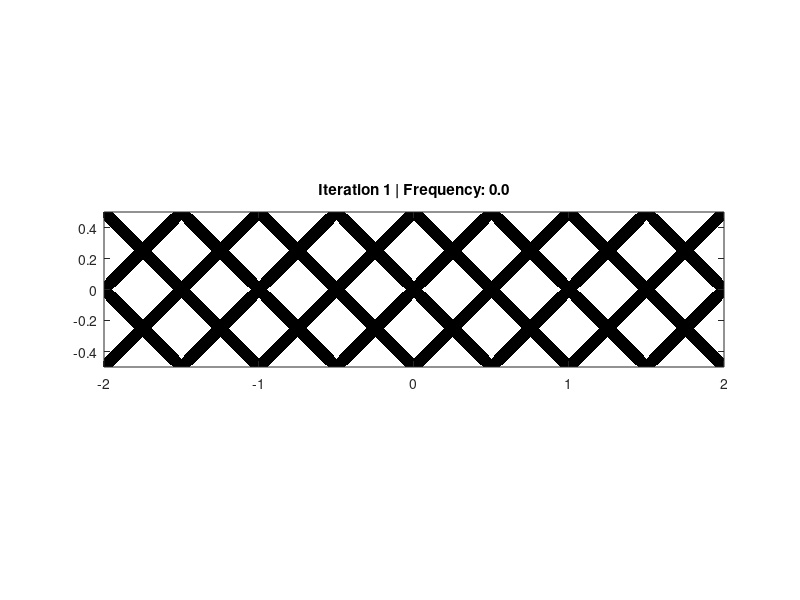

The MATLAB script that drew this image: (Note: this script raises an error after producing the figure.)
%% ========================================================================
%  MMC Topology Optimization for Natural Frequency (Reusable Helper)
%  ========================================================================
%
%  Description:
%    Shared solver used by the case-specific scripts for maximizing the
%    first natural frequency of a 2D structure with MMC. Geometry,
%    boundary conditions, and mass placement are provided via `config`.
%
%  Usage:
%    results = mmc_nfreq_2d_common(config);
%    Mandatory config fields:
%      - domainWidth, domainHeight   : Design domain size [m]
%      - numElemX, numElemY          : Mesh resolution
%      - boundaryType                : 'clamped-left' | 'clamped-both' | 'simply-supported-both'
%      - massLocation                : [x, y] mass coordinates (origin at domain center)
%    Other fields fall back to defaults mirroring mmc_nfreq_2d_refactored.m.
%
% =========================================================================

function results = mmc_nfreq_2d_common(config)

if nargin < 1
    config = struct();
end

%% ========================================================================
%  0. CONFIGURATION
% =========================================================================

cfg = defaultConfig();
cfg = applyOverrides(cfg, config);

% --- Geometry ---
domainWidth  = cfg.domainWidth;
domainHeight = cfg.domainHeight;
thickness    = cfg.thickness;

% --- Mesh ---
numElemX = cfg.numElemX;
numElemY = cfg.numElemY;

% --- Material Properties ---
youngsModulus = cfg.youngsModulus;
poissonsRatio = cfg.poissonsRatio;
density       = cfg.density;
concentratedMass = cfg.concentratedMass;

% --- MMC Component Parameters ---
componentSpacingX = cfg.componentSpacingX;
componentSpacingY = cfg.componentSpacingY;
initialHalfLength = cfg.initialHalfLength;
initialHalfWidth1 = cfg.initialHalfWidth1;
initialHalfWidth2 = cfg.initialHalfWidth2;
initialAngle      = cfg.initialAngle;

% --- Optimization Parameters ---
volumeFraction      = cfg.volumeFraction;
superEllipsoidPower = cfg.superEllipsoidPower;
ksParameter         = cfg.ksParameter;

% --- Convergence Settings ---
maxIterations  = cfg.maxIterations;
convergenceTol = cfg.convergenceTol;
moveLimit      = cfg.moveLimit;

% --- Epsilon Schedule (Heaviside sharpness) ---
eps_initial = cfg.eps_initial;
eps_final   = cfg.eps_final;
eps_midIter = cfg.eps_midIter;
eps_rate    = cfg.eps_rate;

% --- Eigenvalue Analysis ---
targetMode      = cfg.targetMode;
numModesCompute = cfg.numModesCompute;

% --- Numerical Parameters ---
minDensity        = cfg.minDensity;
sensitivityDigits = cfg.sensitivityDigits;
objScaleFactor    = cfg.objScaleFactor;

%% ========================================================================
%  1. FINITE ELEMENT MESH SETUP
% =========================================================================

% Helper function for sparse matrix assembly
fsparse = @(i,j,s,sz) sparse(i,j,s,sz(1),sz(2));

% Mesh dimensions
numElements = numElemX * numElemY;
numNodes    = (numElemX + 1) * (numElemY + 1);
numDofs     = 2 * numNodes;

% Element dimensions
elemWidth   = domainWidth / numElemX;
elemHeight  = domainHeight / numElemY;
minElemSize = min(elemWidth, elemHeight);

% Element stiffness and mass matrices
Ke_tril = computeElementStiffness(youngsModulus, poissonsRatio, ...
                                   elemWidth, elemHeight, thickness);
KE = triLowerToFull(Ke_tril, 8);

Me_tril = computeElementMass(density, elemWidth, elemHeight, thickness);
ME = triLowerToFull(Me_tril, 8);

% Node numbering matrix
nodeMatrix = int32(reshape(1:numNodes, 1+numElemY, 1+numElemX));

% DOF connectivity matrix (8 DOFs per element: 2 per node x 4 nodes)
edofVec = reshape(2*nodeMatrix(1:end-1, 1:end-1) - 1, numElements, 1);
edofMat = edofVec + int32([0 1 2*numElemY+[2 3 4 5] 2 3]);

% Node IDs for each element (for density interpolation)
elementNodeIDs = edofMat(:, 2:2:8) ./ 2;

% Assembly index arrays (lower triangular, for symmetric matrices)
[indexI, indexII] = deal([]);
for j = 1:8
    indexI  = cat(2, indexI, j:8);
    indexII = cat(2, indexII, repmat(j, 1, 8-j+1));
end
[iK, jK] = deal(edofMat(:, indexI)', edofMat(:, indexII)');
assemblyIndex = sort([iK(:), jK(:)], 2, 'descend');
clear iK jK;

% Nodal coordinates (centered at origin)
[nodeX, nodeY] = meshgrid(elemWidth  * (-numElemX/2 : numElemX/2), ...
                          elemHeight * (-numElemY/2 : numElemY/2));
gridCoords.x = nodeX(:);
gridCoords.y = nodeY(:);

% Volume weight for each node (for constraint computation)
volumeWeight = sparse(double(elementNodeIDs(:)), 1, 1/4);

%% ========================================================================
%  2. BOUNDARY CONDITIONS & LOADS
% =========================================================================

% Boundary conditions (fixed DOFs and supporting elements)
[fixedDofs, fixedElements] = buildBoundaryConditions(cfg.boundaryType, numElemX, numElemY);
freeDofs = setdiff(1:numDofs, fixedDofs);

% Mass placement
massCoords = clampMassLocation(cfg.massLocation, domainWidth, domainHeight, minElemSize);
massNodeID = findNearestNode(massCoords, gridCoords);
massDofs   = 2*massNodeID-1 : 2*massNodeID;

% Elements near mass location (for connectivity check)
[massElements, massColRow] = massNeighborElements(massNodeID, numElemX, numElemY);

%% ========================================================================
%  3. MMC COMPONENT INITIALIZATION
% =========================================================================

% Generate initial component center coordinates
centerX = componentSpacingX : 2*componentSpacingX : domainWidth;
centerY = componentSpacingY : 2*componentSpacingY : domainHeight;
numCompX = length(centerX);
numCompY = length(centerY);

% Duplicate coordinates for crossing components at each location
centerX = kron(centerX, ones(1, 2*numCompY));
centerY = repmat(kron(centerY, ones(1, 2)), 1, numCompX);

numComponents = length(centerX);

% Initialize design variables for all components
% Each component: [x0, y0, L, t1, t2, theta]
halfLengths = repmat(initialHalfLength, 1, numComponents);
halfWidths1 = repmat(initialHalfWidth1, 1, numComponents);
halfWidths2 = repmat(initialHalfWidth2, 1, numComponents);
angles      = repmat([initialAngle, -initialAngle], 1, numComponents/2);

% Assemble design variable vector
% Shift centers to be relative to domain center
designVars = [centerX - elemWidth*numElemX/2; ...
              centerY - elemHeight*numElemY/2; ...
              halfLengths; halfWidths1; halfWidths2; angles];

numDesignVars    = numel(designVars);
varsPerComponent = numDesignVars / numComponents;

% Active components and design variables (may be reduced during optimization)
activeComponents = 1:numComponents;
activeDesignVars = 1:numDesignVars;

% Non-design region (empty for this problem)
nonDesignTDF = [];

% Initialize component TDF matrix
componentTDF = zeros(numNodes, numComponents);

%% ========================================================================
%  4. MMA OPTIMIZER SETUP
% =========================================================================

% MMA parameters
numConstraints = 1;
mma_c = 1000 * ones(numConstraints, 1);
mma_d = zeros(numConstraints, 1);
mma_a0 = 1;
mma_a = zeros(numConstraints, 1);

% Design variable history
xval  = designVars(:);
xold1 = xval;
xold2 = xval;

% Design variable bounds (per component)
xmin_single = [-domainWidth/2; -domainHeight/2; minElemSize; ...
               minElemSize; minElemSize; -pi];
xmax_single = [domainWidth/2; domainHeight/2; ...
               sqrt(domainWidth^2 + domainHeight^2)/2; ...
               0.5*min(domainWidth, domainHeight) * [1; 1]; pi];

xmin = repmat(xmin_single, numComponents, 1);
xmax = repmat(xmax_single, numComponents, 1);

% MMA asymptote bounds
low = xmin;
upp = xmax;

% Best design tracking (for recovery from disconnection)
xval_best  = xval;
bestFrequency = 0;

%% ========================================================================
%  5. OPTIMIZATION LOOP
% =========================================================================

% History storage
objectiveHistory   = zeros(1, maxIterations);
constraintHistory  = zeros(1, maxIterations);
objRelativeChange  = 1.0;
iter = 1;

fprintf('\n=== Starting Optimization (%s) ===\n', cfg.boundaryType);
fprintf('Domain: %.1f m x %.1f m | Mesh: %d x %d\n', domainWidth, domainHeight, numElemX, numElemY);
fprintf('Mass location: [%.3f, %.3f] (node %d | node col %d row %d)\n', ...
        massCoords(1), massCoords(2), massNodeID, massColRow(1), massColRow(2));
fprintf('Target volume fraction: %.2f\n', volumeFraction);
fprintf('Number of components: %d\n', numComponents);
fprintf('Number of design variables: %d\n\n', numDesignVars);

while objRelativeChange > convergenceTol && iter <= maxIterations

    % --- Compute adaptive epsilon (Heaviside sharpness) ---
    epsilon = eps_initial + eps_final - ...
              (1/eps_final + exp(-eps_rate*(iter - eps_midIter)))^(-1);

    % =====================================================================
    %  STEP 1: Compute Component TDFs and Derivatives
    % =====================================================================
    componentTDFderiv = sparse(numNodes, numDesignVars);

    for iComp = activeComponents
        [componentTDF, componentTDFderiv, xval, activeComponents, activeDesignVars] = ...
            computeComponentTDF(componentTDF, componentTDFderiv, xval, iComp, ...
                               gridCoords, superEllipsoidPower, varsPerComponent, ...
                               epsilon, activeComponents, activeDesignVars, minElemSize);
    end

    % Aggregate TDFs using KS function
    activeTDF = [componentTDF(:, activeComponents), nonDesignTDF];
    expTDF    = exp(ksParameter * activeTDF);
    globalTDF = max(-1e3, log(sum(expTDF, 2)) / ksParameter);

    % Global TDF sensitivity w.r.t. component TDFs
    activeTDFderiv = componentTDFderiv(:, activeDesignVars);
    dPhimax_dPhi   = expTDF(:, 1:length(activeComponents)) ./ (sum(expTDF, 2) + eps);
    dPhimax_dPhi   = kron(dPhimax_dPhi, ones(1, varsPerComponent));
    globalTDFderiv = dPhimax_dPhi .* activeTDFderiv;

    % =====================================================================
    %  STEP 2: Visualization
    % =====================================================================
    figure(1); clf;
    contourf(reshape(nodeX, [numElemY+1, numElemX+1]), ...
             reshape(nodeY, [numElemY+1, numElemX+1]), ...
             reshape(globalTDF, [numElemY+1, numElemX+1]), [0, 0], 'LineColor', 'none');
    colormap([1 1 1; 0 0 0]);  % White = void, Black = material
    axis equal;
    axis([-domainWidth/2, domainWidth/2, -domainHeight/2, domainHeight/2]);
    title(sprintf('Iteration %d | Frequency: %.1f', iter, bestFrequency));
    drawnow;

    % =====================================================================
    %  STEP 3: Finite Element Analysis
    % =====================================================================

    % Compute element densities from global TDF
    heavisideH     = smoothHeaviside(globalTDF, minDensity, epsilon);
    elementDensity = sum(heavisideH(elementNodeIDs), 2) / 4;

    % Initialize eigenvector
    modeShape = zeros(numDofs, 1);

    % Check structural connectivity (mass must be connected to supports)
    [hasLoadPath, connectedLabel] = checkStructuralConnectivity(...
        elementDensity, numElemY, numElemX, minDensity, fixedElements, massElements);

    if hasLoadPath
        isConnected = true;

        % Find elements in connected region
        bwLabels = reshape(bwlabel(reshape(elementDensity, numElemY, numElemX) > minDensity, 4), ...
                          numElemX*numElemY, 1);
        connectedElements = find(bwLabels == connectedLabel);

        % Use only connected elements for FEA
        connectedDensity = zeros(size(elementDensity));
        connectedDensity(connectedElements) = elementDensity(connectedElements);

        edofMatConnected = edofMat(connectedElements, :);
        freeDofConnected = setdiff(edofMatConnected(:), fixedDofs);

        % Build assembly index for connected region
        [iK1, jK1] = deal(edofMatConnected(:, indexI)', edofMatConnected(:, indexII)');
        assemblyIndexConnected = sort([iK1(:), jK1(:)], 2, 'descend');
        clear iK1 jK1;

        % Assemble stiffness and mass matrices
        [K, M] = assembleGlobalMatrices(Ke_tril, Me_tril, connectedDensity, ...
                    connectedElements, assemblyIndexConnected, numDofs, ...
                    massDofs, concentratedMass, fsparse);

        % Solve eigenvalue problem
        [eigenvectors, eigenvalues] = eigs(K(freeDofConnected, freeDofConnected), ...
                                           M(freeDofConnected, freeDofConnected), ...
                                           numModesCompute, 'sm');
        frequency = eigenvalues(targetMode, targetMode);
        modeShape(freeDofConnected) = eigenvectors(:, targetMode);
        modeShape = modeShape / sqrt(modeShape' * M * modeShape);

        % Track best design
        if frequency > bestFrequency
            bestFrequency = frequency;
            xval_best = xval;
        end
    else
        % No load path - penalize disconnected design
        isConnected = false;
        fprintf('  WARNING: Structure disconnected - applying penalty\n');

        % Use full domain for FEA
        [K, M] = assembleGlobalMatrices(Ke_tril, Me_tril, elementDensity, ...
                    1:numElements, assemblyIndex, numDofs, ...
                    massDofs, concentratedMass, fsparse);

        [eigenvectors, eigenvalues] = eigs(K(freeDofs, freeDofs), ...
                                           M(freeDofs, freeDofs), ...
                                           numModesCompute, 'sm');
        frequency = eigenvalues(targetMode, targetMode);
        modeShape(freeDofs) = eigenvectors(:, targetMode);
        modeShape = modeShape / sqrt(modeShape' * M * modeShape);

        % Heavy penalty for disconnection
        if bestFrequency > 0
            frequency = 0.1 * bestFrequency;
        end
        freeDofConnected = freeDofs;  % For sensitivity calculation
    end

    % Store objective and constraint
    objectiveHistory(iter) = frequency;
    volumeConstraint = sum(elementDensity) * elemWidth * elemHeight / ...
                       (domainWidth * domainHeight) - volumeFraction;
    constraintHistory(iter) = volumeConstraint + volumeFraction;

    % =====================================================================
    %  STEP 4: Sensitivity Analysis
    % =====================================================================

    % Derivative of Heaviside function
    dH_dPhi = 3*(1 - minDensity) / (4*epsilon) * (1 - globalTDF.^2 / epsilon^2);
    dH_dPhi(abs(globalTDF) > epsilon) = 0;

    % Adjoint method for eigenvalue sensitivity
    [adjointVec, adjointScalar] = computeAdjointSensitivity(K, M, freeDofConnected, ...
                                                             modeShape, numDofs, frequency);

    % Element sensitivity
    elemSensitivity = sum((adjointVec(edofMat) * (KE - frequency*ME)) .* modeShape(edofMat) - ...
                          0.5 * (adjointScalar * modeShape(edofMat) * ME) .* modeShape(edofMat), 2);

    % Convert to nodal sensitivity
    elemSensNode = elemSensitivity * ones(1, 4) / 4;
    nodalSensitivity = sparse(double(elementNodeIDs(:)), 1, elemSensNode(:));

    % Chain rule: objective sensitivity w.r.t. design variables
    df0dx = zeros(1, numDesignVars);
    df0dx(activeDesignVars) = (nodalSensitivity .* dH_dPhi)' * globalTDFderiv;

    % Constraint sensitivity w.r.t. design variables
    dfdx = zeros(1, numDesignVars);
    dfdx(activeDesignVars) = (volumeWeight .* dH_dPhi)' * globalTDFderiv * ...
                              elemWidth * elemHeight / (domainWidth * domainHeight);

    % Sensitivity truncation (numerical stability)
    digits = sensitivityDigits - floor(log10([max(abs(df0dx(:)))+eps, ...
                                               max(abs(dfdx(:)))+eps]));

    % Objective scaling
    scale = max(abs(df0dx));
    if scale < eps || ~isfinite(scale)
        scale = objScaleFactor;
    else
        objScaleFactor = scale;
    end

    f0val = -frequency / scale;
    df0dx = round(df0dx * 10^digits(1)) / 10^digits(1) / scale;
    dfdx  = round(dfdx * 10^digits(2)) / 10^digits(2);

    % =====================================================================
    %  STEP 5: Design Update (MMA)
    % =====================================================================

    % Apply move limits
    xmin_move = max(xmin, xval - moveLimit*(xmax - xmin));
    xmax_move = min(xmax, xval + moveLimit*(xmax - xmin));

    % Call MMA optimizer
    [xmma, ~,~,~,~,~,~,~,~, low, upp] = mmasub(numConstraints, numDesignVars, iter, ...
        xval, xmin_move, xmax_move, xold1, xold2, f0val, df0dx(:), ...
        volumeConstraint, dfdx, low, upp, mma_a0, mma_a, mma_c, mma_d);

    % Update design variable history
    xold2 = xold1;
    xold1 = xval;
    xval  = xmma;

    % =====================================================================
    %  STEP 6: Convergence Check
    % =====================================================================

    if iter >= 5 && volumeConstraint/volumeFraction < 1e-4
        recentObj = objectiveHistory(iter-4:iter);
        objRelativeChange = abs(max(abs(recentObj - mean(recentObj))) / mean(recentObj));
    end

    % Print iteration info
    fprintf('It.: %4d  |  Freq: %8.2f  |  Vol: %+7.4f  |  Change: %.4f | Connected: %d\n', ...
            iter, frequency, volumeConstraint, objRelativeChange, isConnected);

    iter = iter + 1;
end

fprintf('\n=== Optimization Complete ===\n');
fprintf('Final frequency: %.2f\n', bestFrequency);
fprintf('Total iterations: %d\n', iter-1);

% Return a concise results struct
results.bestFrequency    = bestFrequency;
results.designVariables  = xval_best;
results.history.objective   = objectiveHistory(1:iter-1);
results.history.constraint  = constraintHistory(1:iter-1);
results.config = cfg;

end

%% ========================================================================
%  HELPER FUNCTIONS
% =========================================================================

function cfg = defaultConfig()
% DEFAULTCONFIG Default parameters mirroring mmc_nfreq_2d_refactored.m

% Geometry and thickness
cfg.domainWidth  = 4;      % [m] domain length (x)
cfg.domainHeight = 1;      % [m] domain height (y)
cfg.thickness    = 0.01;   % [m] out-of-plane thickness

% Mesh resolution
cfg.numElemX = 400;        % elements along x
cfg.numElemY = 100;        % elements along y

% Material and lumped mass
cfg.youngsModulus = 2e11;  % [Pa] Young's modulus
cfg.poissonsRatio = 0.3;   % [-] Poisson's ratio
cfg.density       = 7800;  % [kg/m^3] material density
cfg.concentratedMass = 1e5; % [kg] lumped mass magnitude

% MMC initialization
cfg.componentSpacingX = 0.25; % [m] grid spacing for component centers (x)
cfg.componentSpacingY = 0.25; % [m] grid spacing for component centers (y)
cfg.initialHalfLength = 0.4;  % [m] initial component half-length
cfg.initialHalfWidth1 = 0.04; % [m] initial half-width at end 1
cfg.initialHalfWidth2 = 0.04; % [m] initial half-width at end 2
cfg.initialAngle      = pi/4; % [rad] initial inclination (alternating +/-)

% Optimization and aggregation
cfg.volumeFraction      = 0.3; % [-] allowable volume fraction
cfg.superEllipsoidPower = 6;   % [-] shape power p
cfg.ksParameter         = 100; % [-] KS aggregation parameter

% MMA iteration controls
cfg.maxIterations  = 500;   % max optimizer iterations
cfg.convergenceTol = 1e-4;  % relative objective change for stop
cfg.moveLimit      = 0.1;   % max normalized design move per iter

% Heaviside schedule
cfg.eps_initial = 0.02;   % start sharpness
cfg.eps_final   = 0.3;    % end sharpness
cfg.eps_midIter = 30;     % midpoint iteration
cfg.eps_rate    = 0.5;    % transition rate

% Eigen analysis
cfg.targetMode      = 1;  % mode to maximize
cfg.numModesCompute = 6;  % modes to compute

% Numerical stabilization
cfg.minDensity        = 1e-6; % floor density
cfg.sensitivityDigits = 5;    % rounding digits for sensitivities
cfg.objScaleFactor    = 100;  % fallback scaling for objective

% Supports and mass placement
cfg.boundaryType = 'clamped-both'; % default boundary condition preset
cfg.massLocation = [0, 0];         % [x,y] mass position (domain-centered coords)
end


function cfg = applyOverrides(cfg, overrides)
% APPLYOVERRIDES Update default config with provided overrides

if isempty(overrides)
    return;
end

fields = fieldnames(overrides);
for i = 1:numel(fields)
    cfg.(fields{i}) = overrides.(fields{i});
end
end


function coords = clampMassLocation(coords, width, height, minElemSize)
% CLAMPMASSLOCATION Keep mass coordinates inside the domain with a margin

    marginX = minElemSize/10;
    marginY = minElemSize/10;
    coords(1) = max(-width/2 + marginX, min(width/2 - marginX, coords(1)));
    coords(2) = max(-height/2 + marginY, min(height/2 - marginY, coords(2)));
end


function nodeID = findNearestNode(target, grid)
% FINDNEARESTNODE Nearest node to a target coordinate

[~, nodeID] = min((grid.x - target(1)).^2 + (grid.y - target(2)).^2);
end


function [fixedDofs, fixedElements] = buildBoundaryConditions(type, nelx, nely)
% BUILDBOUNDARYCONDITIONS Supported boundary condition presets

leftNodes  = 1:nely+1;
rightNodes = nelx*(nely+1)+1 : (nelx+1)*(nely+1);

switch type
    case 'clamped-left'
        fixedDofs = [2*leftNodes-1, 2*leftNodes];
        fixedElements = 1:nely;

    case 'clamped-both'
        fixedDofs = [2*leftNodes-1, 2*leftNodes, 2*rightNodes-1, 2*rightNodes];
        fixedElements = union(1:nely, (nelx-1)*nely+1 : nely*nelx);

    case 'simply-supported-both'
        fixedDofs = [2*leftNodes, 2*rightNodes];           % Vertical DOFs on both edges
        fixedDofs = unique([fixedDofs, 2*leftNodes(1)-1]); % Anchor horizontal motion
        fixedElements = union(1:nely, (nelx-1)*nely+1 : nely*nelx);

    otherwise
        error('Unknown boundaryType: %s', type);
end

fixedDofs = unique(fixedDofs);
end


function [massElements, colRow] = massNeighborElements(massNodeID, nelx, nely)
% MASSNEIGHELEMENTS Elements sharing the mass node (up to 4 neighbors)

    rowNode = mod(massNodeID-1, nely+1) + 1;
    colNode = floor((massNodeID-1)/(nely+1)) + 1;

cols = max(1, colNode-1) : min(nelx, colNode);
rows = max(1, rowNode-1) : min(nely, rowNode);

massElements = [];
for c = cols
    for r = rows
        massElements(end+1) = (c-1)*nely + r; %#ok<AGROW>
    end
end

colRow = [colNode, rowNode];
end


function [TDF, TDFderiv, xval, activeComp, activeVars] = ...
    computeComponentTDF(TDF, TDFderiv, xval, compIdx, grid, p, varsPerComp, ...
                        epsilon, activeComp, activeVars, minSize)
% COMPUTECOMPONENTTDF Compute TDF and derivatives for a single MMC component
%
%   The component is a super-ellipsoid defined by:
%     phi(x,y) = 1 - ((x'/L)^p + (y'/l)^p)^(1/p)
%   where (x',y') are local coordinates and l varies linearly with x'.

    % Extract component parameters
    varIdx = (compIdx-1)*varsPerComp + 1 : compIdx*varsPerComp;
    params = xval(varIdx);

    x0 = params(1);     % Center x
    y0 = params(2);     % Center y
    L  = params(3) + eps;  % Half-length (avoid division by zero)
    t1 = params(4);     % Half-width at one end
    t2 = params(5);     % Half-width at other end
    theta = params(6);  % Rotation angle

    % Rotation to local coordinates
    st = sin(theta);
    ct = cos(theta);
    x_local = ct*(grid.x - x0) + st*(grid.y - y0) + eps;
    y_local = -st*(grid.x - x0) + ct*(grid.y - y0) + eps;

    % Variable half-width along component length
    halfWidth = (t1 + t2)/2 + (t2 - t1)/2/L * x_local + eps;

    % Super-ellipsoid implicit function
    superEllipsoid = abs(x_local).^p / L^p + abs(y_local).^p ./ halfWidth.^p;
    TDF(:, compIdx) = 1 - superEllipsoid.^(1/p);

    % Check if component should be deleted (too small or outside domain)
    if (t1/minSize < 1.01 && t2/minSize < 1.01) || min(abs(TDF(:, compIdx))) >= epsilon
        TDF(:, compIdx) = -1e3;
        xval(varIdx(4:5)) = 0;
        activeComp = setdiff(activeComp, compIdx);
        activeVars = setdiff(activeVars, varIdx);
        return;
    end

    % --- Compute derivatives ---
    % d(x_local)/d(params)
    dx_local = [-ct + 0*x_local, -st + 0*x_local, 0*x_local, 0*x_local, 0*x_local, y_local];
    dy_local = [st + 0*y_local, -ct + 0*y_local, 0*y_local, 0*y_local, 0*y_local, -x_local];

    % d(halfWidth)/d(params)
    dw_dx = (t2 - t1) / (2*L);
    dw_dL = -(t2 - t1)/2 * x_local / L^2;
    dw_dt1 = 1/2 - x_local/(2*L);
    dw_dt2 = 1/2 + x_local/(2*L);
    dHalfWidth = [0*halfWidth, 0*halfWidth, dw_dL, dw_dt1, dw_dt2, 0*halfWidth] + ...
                 repmat(dw_dx, 1, varsPerComp) .* dx_local;

    % d(phi)/d(x_local), d(phi)/d(y_local), d(phi)/d(halfWidth)
    dPhi_dx = -(superEllipsoid).^(1/p - 1) .* (x_local/L).^(p-1) / L;
    dPhi_dy = -(superEllipsoid).^(1/p - 1) .* (y_local./halfWidth).^(p-1) ./ halfWidth;
    dPhi_dw = (superEllipsoid).^(1/p - 1) .* (y_local./halfWidth).^p ./ halfWidth;

    % d(phi)/d(L) - special case
    dPhi_dL = zeros(size(dx_local));
    dPhi_dL(:, 3) = (superEllipsoid).^(1/p - 1) .* (x_local/L).^p / L;

    % Chain rule for all parameters
    TDFderiv(:, varIdx) = repmat(dPhi_dx, 1, varsPerComp) .* dx_local + ...
                          repmat(dPhi_dy, 1, varsPerComp) .* dy_local + ...
                          dPhi_dL + ...
                          repmat(dPhi_dw, 1, varsPerComp) .* dHalfWidth;
end


function [adjoint1, adjoint2] = computeAdjointSensitivity(K, M, freeDofs, psi, nDof, lambda)
% COMPUTEADJOINTSENSITIVITY Solve adjoint system for eigenvalue sensitivity
%
%   Solves the augmented system:
%     [K - lambda*M,  -M*psi] [a1]   [0]
%     [-psi'*M,          0  ] [a2] = [1]

    L11 = K(freeDofs, freeDofs) - lambda * M(freeDofs, freeDofs);
    L12 = -M(freeDofs, freeDofs) * psi(freeDofs);
    L21 = L12';

    augmentedMatrix = [L11, L12; L21, 0];
    rhs = [zeros(length(freeDofs), 1); 1];

    solution = augmentedMatrix \ rhs;

    adjoint1 = zeros(nDof, 1);
    adjoint1(freeDofs) = solution(1:end-1);
    adjoint2 = solution(end);
end


function H = smoothHeaviside(phi, alpha, epsilon)
% SMOOTHHEAVISIDE Smoothed Heaviside function for density interpolation
%
%   H = alpha + (1-alpha) * smooth_step(phi/epsilon)
%   where smooth_step is a cubic polynomial in the transition region.

    H = 3*(1 - alpha)/4 * (phi/epsilon - phi.^3/(3*epsilon^3)) + (1 + alpha)/2;
    H(phi > epsilon)  = 1;
    H(phi < -epsilon) = alpha;
end


function [hasPath, connectedLabel] = checkStructuralConnectivity(density, nely, nelx, ...
                                                                  minDen, fixEle, massEle)
% CHECKSTRUCTURALCONNECTIVITY Check if mass is connected to supports
%
%   Uses connected component labeling to verify load path exists.

    binaryDensity = reshape(density, nely, nelx) > minDen;
    labeledRegions = reshape(bwlabel(binaryDensity, 4), nelx*nely, 1);

    fixedLabels = unique(labeledRegions(fixEle));
    massLabels  = nonzeros(unique(labeledRegions(massEle)));

    hasPath = false;
    connectedLabel = [];

    if ~isempty(massLabels)
        for label = massLabels'
            if ismember(label, fixedLabels)
                hasPath = true;
                connectedLabel = label;
                return;
            end
        end
    end
end


function [K, M] = assembleGlobalMatrices(Ke, Me, density, elements, assemblyIdx, ...
                                          nDof, massDofs, massValue, fsparse)
% ASSEMBLEGLOBALMATRICES Assemble global stiffness and mass matrices
%
%   Uses vectorized assembly for efficiency.

    % Stiffness matrix
    sK = reshape(Ke(:) * density(elements)', length(Ke)*length(elements), 1);
    K = fsparse(assemblyIdx(:,1), assemblyIdx(:,2), sK, [nDof, nDof]);
    K = K + K' - diag(diag(K));
    K = K + fsparse(1:nDof, 1:nDof, eps*ones(1,nDof), [nDof, nDof]);  % Regularization

    % Mass matrix
    sM = reshape(Me(:) * density(elements)', length(Me)*length(elements), 1);
    M = fsparse(assemblyIdx(:,1), assemblyIdx(:,2), sM, [nDof, nDof]);
    M = M + M' - diag(diag(M));
    M(massDofs, massDofs) = M(massDofs, massDofs) + massValue * eye(length(massDofs));
    M = M + fsparse(1:nDof, 1:nDof, eps*ones(1,nDof), [nDof, nDof]);  % Regularization
end


function fullMatrix = triLowerToFull(triLower, n)
% TRILOWERTOFULL Convert lower triangular vector to full symmetric matrix

    fullMatrix = zeros(n, n);
    fullMatrix(tril(ones(n)) == 1) = triLower';
    fullMatrix = fullMatrix + fullMatrix' - diag(diag(fullMatrix));
end


function Ke = computeElementStiffness(E, nu, a, b, h)
% COMPUTEELEMENTSTIFFNESS 4-node quadrilateral element stiffness matrix
%
%   Returns lower triangular part (36 unique entries for 8x8 symmetric matrix)

    k1 = [-1/6/a/b*(nu*a^2-2*b^2-a^2), 1/8*nu+1/8, ...
          -1/12/a/b*(nu*a^2+4*b^2-a^2), 3/8*nu-1/8, ...
           1/12/a/b*(nu*a^2-2*b^2-a^2), -1/8*nu-1/8, ...
           1/6/a/b*(nu*a^2+b^2-a^2), -3/8*nu+1/8];

    k2 = [-1/6/a/b*(nu*b^2-2*a^2-b^2), 1/8*nu+1/8, ...
          -1/12/a/b*(nu*b^2+4*a^2-b^2), 3/8*nu-1/8, ...
           1/12/a/b*(nu*b^2-2*a^2-b^2), -1/8*nu-1/8, ...
           1/6/a/b*(nu*b^2+a^2-b^2), -3/8*nu+1/8];

    Ke = E*h/(1-nu^2) * ...
        [k1(1); k1(2); k1(3); k1(4); k1(5); k1(6); ...
         k1(7); k1(8); k2(1); k2(8); k2(7); k2(6); ...
         k2(5); k2(4); k2(3); k1(1); k1(6); k1(7); ...
         k1(4); k1(5); k1(2); k2(1); k2(8); k2(3); ...
         k2(2); k2(5); k1(1); k1(2); k1(3); k1(4); ...
         k2(1); k2(8); k2(7); k1(1); k1(6); k2(1)];
end


function Me = computeElementMass(rho, EW, EH, h)
% COMPUTEELEMENTMASS 4-node quadrilateral consistent mass matrix
%
%   Returns lower triangular part (36 unique entries for 8x8 symmetric matrix)

    A = EW * EH;
    Me = (rho*A*h/36) * ...
        [4; 0; 2; 0; 1; 0; ...
         2; 0; 4; 0; 2; 0; ...
         1; 0; 2; 4; 0; 2; ...
         0; 1; 0; 4; 0; 2; ...
         0; 1; 4; 0; 2; 0; ...
         4; 0; 2; 4; 0; 4];
end
